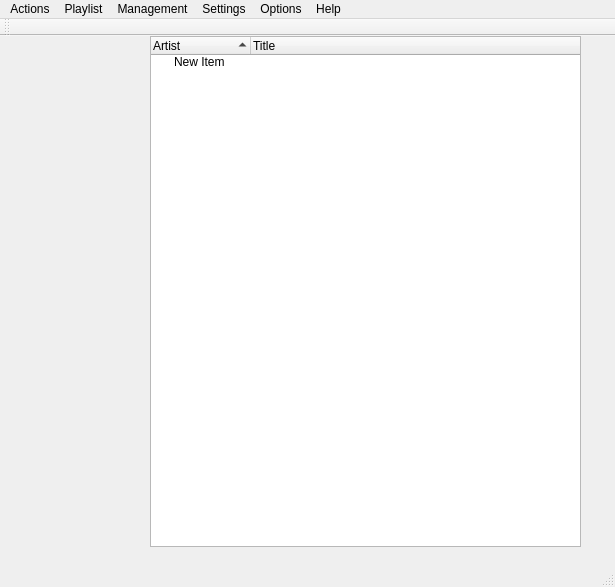
<?xml version="1.0" encoding="UTF-8"?>
<ui version="4.0">
 <class>MainWindow</class>
 <widget class="QMainWindow" name="MainWindow">
  <property name="geometry">
   <rect>
    <x>0</x>
    <y>0</y>
    <width>615</width>
    <height>587</height>
   </rect>
  </property>
  <property name="windowTitle">
   <string>AC DJ</string>
  </property>
  <widget class="QWidget" name="centralWidget">
   <property name="sizePolicy">
    <sizepolicy hsizetype="Maximum" vsizetype="Maximum">
     <horstretch>0</horstretch>
     <verstretch>0</verstretch>
    </sizepolicy>
   </property>
   <widget class="QTreeWidget" name="trePlayList">
    <property name="geometry">
     <rect>
      <x>150</x>
      <y>0</y>
      <width>431</width>
      <height>511</height>
     </rect>
    </property>
    <property name="alternatingRowColors">
     <bool>true</bool>
    </property>
    <property name="sortingEnabled">
     <bool>true</bool>
    </property>
    <property name="animated">
     <bool>true</bool>
    </property>
    <property name="columnCount">
     <number>2</number>
    </property>
    <column>
     <property name="text">
      <string comment="The artist for the given track">Artist</string>
     </property>
    </column>
    <column>
     <property name="text">
      <string comment="The name of the given track">Title</string>
     </property>
    </column>
    <item>
     <property name="text">
      <string>New Item</string>
     </property>
    </item>
   </widget>
  </widget>
  <widget class="QToolBar" name="mainToolBar">
   <attribute name="toolBarArea">
    <enum>TopToolBarArea</enum>
   </attribute>
   <attribute name="toolBarBreak">
    <bool>false</bool>
   </attribute>
  </widget>
  <widget class="QStatusBar" name="statusBar"/>
  <widget class="QMenuBar" name="menuBar">
   <property name="geometry">
    <rect>
     <x>0</x>
     <y>0</y>
     <width>615</width>
     <height>27</height>
    </rect>
   </property>
   <widget class="QMenu" name="menuHelp">
    <property name="title">
     <string>Help</string>
    </property>
    <addaction name="actionAbout"/>
    <addaction name="actionHelp_Files"/>
    <addaction name="actionTutorials"/>
    <addaction name="separator"/>
    <addaction name="actionContact_Us"/>
   </widget>
   <widget class="QMenu" name="menuPlaylist">
    <property name="title">
     <string>Playlist</string>
    </property>
    <widget class="QMenu" name="menuRandom">
     <property name="title">
      <string>Random</string>
     </property>
     <widget class="QMenu" name="menuBiasing">
      <property name="title">
       <string>Biasing</string>
      </property>
      <addaction name="actionNot_Recently_Played"/>
      <addaction name="actionHighest_Rated"/>
     </widget>
     <addaction name="actionArtist"/>
     <addaction name="actionAlbum"/>
     <addaction name="actionSong"/>
     <addaction name="menuBiasing"/>
    </widget>
    <widget class="QMenu" name="menuRepeat">
     <property name="title">
      <string>Repeat</string>
     </property>
     <addaction name="actionAlbum_2"/>
     <addaction name="actionArtist_2"/>
     <addaction name="actionSong_2"/>
    </widget>
    <addaction name="actionRandomize_Playlist"/>
    <addaction name="actionClear_Playlist"/>
    <addaction name="actionSave_Playlist"/>
    <addaction name="actionSave_Playlist_As"/>
    <addaction name="separator"/>
    <addaction name="menuRepeat"/>
    <addaction name="menuRandom"/>
   </widget>
   <widget class="QMenu" name="menuSettings">
    <property name="title">
     <string>Settings</string>
    </property>
    <widget class="QMenu" name="menuAuto_Gain">
     <property name="title">
      <string>Auto Gain</string>
     </property>
     <addaction name="actionEnable"/>
     <addaction name="actionDisable"/>
     <addaction name="separator"/>
     <addaction name="actionConfigure"/>
    </widget>
    <addaction name="menuAuto_Gain"/>
    <addaction name="actionConfigure_ACDJ"/>
   </widget>
   <widget class="QMenu" name="menuOptions">
    <property name="title">
     <string>Options</string>
    </property>
    <addaction name="actionSleep_Timer"/>
    <addaction name="actionAlarm_Clock"/>
   </widget>
   <widget class="QMenu" name="menuActions">
    <property name="title">
     <string>Actions</string>
    </property>
    <addaction name="actionSkip_Forward"/>
    <addaction name="actionSkip_Backwards"/>
    <addaction name="actionPlay_Pause"/>
    <addaction name="actionStop"/>
    <addaction name="separator"/>
    <addaction name="actionOpen_File_Disk"/>
    <addaction name="actionMinimize_to_System_Tray"/>
    <addaction name="actionExit_Program"/>
   </widget>
   <widget class="QMenu" name="menuManagement">
    <property name="title">
     <string>Management</string>
    </property>
    <addaction name="actionGet_Data"/>
    <addaction name="actionEdit_Track_Settings"/>
    <addaction name="separator"/>
    <addaction name="actionUpdate_Libraries"/>
    <addaction name="actionLibrary_Folders"/>
    <addaction name="separator"/>
    <addaction name="actionRip_A_Disk"/>
    <addaction name="actionFind_Album_Art_Data"/>
    <addaction name="separator"/>
    <addaction name="actionManually_Sync_Databases"/>
   </widget>
   <addaction name="menuActions"/>
   <addaction name="menuPlaylist"/>
   <addaction name="menuManagement"/>
   <addaction name="menuSettings"/>
   <addaction name="menuOptions"/>
   <addaction name="menuHelp"/>
  </widget>
  <action name="actionAbout">
   <property name="text">
    <string>About</string>
   </property>
  </action>
  <action name="actionSleep_Timer">
   <property name="checkable">
    <bool>true</bool>
   </property>
   <property name="text">
    <string>Sleep Timer</string>
   </property>
  </action>
  <action name="actionAlarm_Clock">
   <property name="checkable">
    <bool>true</bool>
   </property>
   <property name="text">
    <string>Alarm Clock</string>
   </property>
  </action>
  <action name="actionProgram_Settings">
   <property name="text">
    <string>Program Settings</string>
   </property>
  </action>
  <action name="actionLibrary_Folders">
   <property name="text">
    <string>Library Folders</string>
   </property>
  </action>
  <action name="actionArtist">
   <property name="checkable">
    <bool>true</bool>
   </property>
   <property name="text">
    <string>Artist</string>
   </property>
  </action>
  <action name="actionAlbum">
   <property name="checkable">
    <bool>true</bool>
   </property>
   <property name="text">
    <string>Album</string>
   </property>
  </action>
  <action name="actionSong">
   <property name="checkable">
    <bool>true</bool>
   </property>
   <property name="text">
    <string>Song</string>
   </property>
  </action>
  <action name="actionNot_Recently_Played">
   <property name="checkable">
    <bool>true</bool>
   </property>
   <property name="text">
    <string>Not Recently Played</string>
   </property>
  </action>
  <action name="actionHighest_Rated">
   <property name="checkable">
    <bool>true</bool>
   </property>
   <property name="text">
    <string>Highest Rated</string>
   </property>
  </action>
  <action name="actionAlbum_2">
   <property name="checkable">
    <bool>true</bool>
   </property>
   <property name="text">
    <string>Album</string>
   </property>
  </action>
  <action name="actionArtist_2">
   <property name="checkable">
    <bool>true</bool>
   </property>
   <property name="text">
    <string>Artist</string>
   </property>
  </action>
  <action name="actionSong_2">
   <property name="checkable">
    <bool>true</bool>
   </property>
   <property name="text">
    <string>Song</string>
   </property>
  </action>
  <action name="actionClear_Playlist">
   <property name="text">
    <string>Clear Playlist</string>
   </property>
  </action>
  <action name="actionSave_Playlist">
   <property name="text">
    <string>Save Playlist</string>
   </property>
  </action>
  <action name="actionSave_Playlist_As">
   <property name="text">
    <string>Save Playlist As...</string>
   </property>
  </action>
  <action name="actionRandomize_Playlist">
   <property name="text">
    <string>Randomize Playlist</string>
   </property>
  </action>
  <action name="actionGet_Data">
   <property name="text">
    <string>Get Data For Selected Track</string>
   </property>
  </action>
  <action name="actionManually_Sync_Databases">
   <property name="text">
    <string>Manually Sync Database</string>
   </property>
  </action>
  <action name="actionConfigure_ACDJ">
   <property name="text">
    <string>Configure ACDJ</string>
   </property>
  </action>
  <action name="actionConfigure">
   <property name="text">
    <string>Configure</string>
   </property>
  </action>
  <action name="actionEnable">
   <property name="checkable">
    <bool>true</bool>
   </property>
   <property name="text">
    <string>Enable</string>
   </property>
  </action>
  <action name="actionDisable">
   <property name="checkable">
    <bool>true</bool>
   </property>
   <property name="text">
    <string>Disable</string>
   </property>
  </action>
  <action name="actionUpdate_Libraries">
   <property name="text">
    <string>Update Libraries</string>
   </property>
  </action>
  <action name="actionHelp_Files">
   <property name="text">
    <string>Help Files</string>
   </property>
  </action>
  <action name="actionTutorials">
   <property name="text">
    <string>Tutorials</string>
   </property>
  </action>
  <action name="actionSkip_Forward">
   <property name="checkable">
    <bool>false</bool>
   </property>
   <property name="text">
    <string>Skip Forward</string>
   </property>
  </action>
  <action name="actionSkip_Backwards">
   <property name="text">
    <string>Skip Backwards</string>
   </property>
  </action>
  <action name="actionPlay_Pause">
   <property name="text">
    <string>Play/Pause</string>
   </property>
  </action>
  <action name="actionStop">
   <property name="text">
    <string>Stop</string>
   </property>
  </action>
  <action name="actionOpen_File_Disk">
   <property name="text">
    <string>Open File/Disk</string>
   </property>
  </action>
  <action name="actionExit_Program">
   <property name="text">
    <string>Exit ACDJ</string>
   </property>
  </action>
  <action name="actionMinimize_to_System_Tray">
   <property name="text">
    <string>Minimize to System Tray</string>
   </property>
  </action>
  <action name="actionFind_Album_Art_Data">
   <property name="text">
    <string>Find Album Art and Data</string>
   </property>
  </action>
  <action name="actionRip_A_Disk">
   <property name="text">
    <string>Rip A Disk</string>
   </property>
  </action>
  <action name="actionBitch_About_Problems">
   <property name="text">
    <string>Bitch About Problems</string>
   </property>
  </action>
  <action name="actionConstructive_Feedback">
   <property name="text">
    <string>Constructive Feedback</string>
   </property>
  </action>
  <action name="actionFeature_Ideas">
   <property name="text">
    <string>Ideas For Additional Features</string>
   </property>
  </action>
  <action name="actionEdit_Track_Settings">
   <property name="text">
    <string>Edit Track Settings</string>
   </property>
  </action>
  <action name="actionContact_Us">
   <property name="text">
    <string>Contact Us</string>
   </property>
  </action>
 </widget>
 <layoutdefault spacing="6" margin="11"/>
 <resources/>
 <connections/>
</ui>
